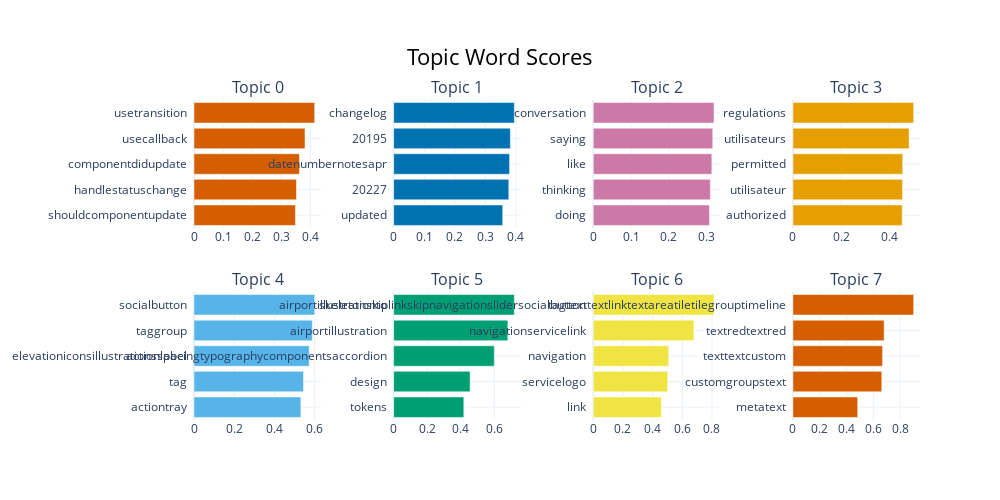

The code cell stored with this chart in its notebook:
### Code cell
topic_model.visualize_barchart()

### Figure 1 — Plotly figure (JSON) as saved in the notebook; plotly's stock layout.template omitted (floating-point values rounded to 4 significant figures)
{"data": [{"marker": {"color": "#D55E00"}, "orientation": "h", "type": "bar", "x": [0.349, 0.3525, 0.3626, 0.3818, 0.4152], "xaxis": "x", "y": ["shouldcomponentupdate  ", "handlestatuschange  ", "componentdidupdate  ", "usecallback  ", "usetransition  "], "yaxis": "y"}, {"marker": {"color": "#0072B2"}, "orientation": "h", "type": "bar", "x": [0.3571, 0.3769, 0.3794, 0.382, 0.3951], "xaxis": "x2", "y": ["updated  ", "20227  ", "datenumbernotesapr  ", "20195  ", "changelog  "], "yaxis": "y2"}, {"marker": {"color": "#CC79A7"}, "orientation": "h", "type": "bar", "x": [0.3073, 0.3095, 0.3135, 0.3159, 0.3192], "xaxis": "x3", "y": ["doing  ", "thinking  ", "like  ", "saying  ", "conversation  "], "yaxis": "y3"}, {"marker": {"color": "#E69F00"}, "orientation": "h", "type": "bar", "x": [0.4523, 0.4535, 0.4542, 0.4806, 0.4995], "xaxis": "x4", "y": ["authorized  ", "utilisateur  ", "permitted  ", "utilisateurs  ", "regulations  "], "yaxis": "y4"}, {"marker": {"color": "#56B4E9"}, "orientation": "h", "type": "bar", "x": [0.5314, 0.5444, 0.5726, 0.5884, 0.6001], "xaxis": "x5", "y": ["actiontray  ", "tag  ", "actionlabel  ", "taggroup  ", "socialbutton  "], "yaxis": "y5"}, {"marker": {"color": "#009E73"}, "orientation": "h", "type": "bar", "x": [0.4185, 0.4559, 0.6001, 0.6811, 0.7199], "xaxis": "x6", "y": ["tokens  ", "design  ", "elevationiconsillustrationsspacingtypographycomponentsaccordion  ", "airportillustration  ", "airportillustrationto  "], "yaxis": "y6"}, {"marker": {"color": "#F0E442"}, "orientation": "h", "type": "bar", "x": [0.4585, 0.5014, 0.5082, 0.6778, 0.8135], "xaxis": "x7", "y": ["link  ", "servicelogo  ", "navigation  ", "navigationservicelink  ", "skeletonskiplinkskipnavigationslidersocialbutton  "], "yaxis": "y7"}, {"marker": {"color": "#D55E00"}, "orientation": "h", "type": "bar", "x": [0.4834, 0.6633, 0.6689, 0.6808, 0.901], "xaxis": "x8", "y": ["metatext  ", "customgroupstext  ", "texttextcustom  ", "textredtextred  ", "tagtexttextlinktextareatiletilegrouptimeline  "], "yaxis": "y8"}], "layout": {"annotations": [{"font": {"size": 16}, "showarrow": false, "text": "Topic 0", "x": 0.0875, "xanchor": "center", "xref": "paper", "y": 1, "yanchor": "bottom", "yref": "paper"}, {"font": {"size": 16}, "showarrow": false, "text": "Topic 1", "x": 0.3625, "xanchor": "center", "xref": "paper", "y": 1, "yanchor": "bottom", "yref": "paper"}, {"font": {"size": 16}, "showarrow": false, "text": "Topic 2", "x": 0.6375, "xanchor": "center", "xref": "paper", "y": 1, "yanchor": "bottom", "yref": "paper"}, {"font": {"size": 16}, "showarrow": false, "text": "Topic 3", "x": 0.9125, "xanchor": "center", "xref": "paper", "y": 1, "yanchor": "bottom", "yref": "paper"}, {"font": {"size": 16}, "showarrow": false, "text": "Topic 4", "x": 0.0875, "xanchor": "center", "xref": "paper", "y": 0.4, "yanchor": "bottom", "yref": "paper"}, {"font": {"size": 16}, "showarrow": false, "text": "Topic 5", "x": 0.3625, "xanchor": "center", "xref": "paper", "y": 0.4, "yanchor": "bottom", "yref": "paper"}, {"font": {"size": 16}, "showarrow": false, "text": "Topic 6", "x": 0.6375, "xanchor": "center", "xref": "paper", "y": 0.4, "yanchor": "bottom", "yref": "paper"}, {"font": {"size": 16}, "showarrow": false, "text": "Topic 7", "x": 0.9125, "xanchor": "center", "xref": "paper", "y": 0.4, "yanchor": "bottom", "yref": "paper"}], "height": 500, "hoverlabel": {"bgcolor": "white", "font": {"family": "Rockwell", "size": 16}}, "showlegend": false, "title": {"font": {"color": "Black", "size": 22}, "text": "Topic Word Scores", "x": 0.5, "xanchor": "center", "yanchor": "top"}, "width": 1000, "xaxis": {"anchor": "y", "domain": [0, 0.175], "showgrid": true}, "xaxis2": {"anchor": "y2", "domain": [0.275, 0.45], "showgrid": true}, "xaxis3": {"anchor": "y3", "domain": [0.55, 0.725], "showgrid": true}, "xaxis4": {"anchor": "y4", "domain": [0.825, 1], "showgrid": true}, "xaxis5": {"anchor": "y5", "domain": [0, 0.175], "showgrid": true}, "xaxis6": {"anchor": "y6", "domain": [0.275, 0.45], "showgrid": true}, "xaxis7": {"anchor": "y7", "domain": [0.55, 0.725], "showgrid": true}, "xaxis8": {"anchor": "y8", "domain": [0.825, 1], "showgrid": true}, "yaxis": {"anchor": "x", "domain": [0.6, 1], "showgrid": true}, "yaxis2": {"anchor": "x2", "domain": [0.6, 1], "showgrid": true}, "yaxis3": {"anchor": "x3", "domain": [0.6, 1], "showgrid": true}, "yaxis4": {"anchor": "x4", "domain": [0.6, 1], "showgrid": true}, "yaxis5": {"anchor": "x5", "domain": [0, 0.4], "showgrid": true}, "yaxis6": {"anchor": "x6", "domain": [0, 0.4], "showgrid": true}, "yaxis7": {"anchor": "x7", "domain": [0, 0.4], "showgrid": true}, "yaxis8": {"anchor": "x8", "domain": [0, 0.4], "showgrid": true}}}
